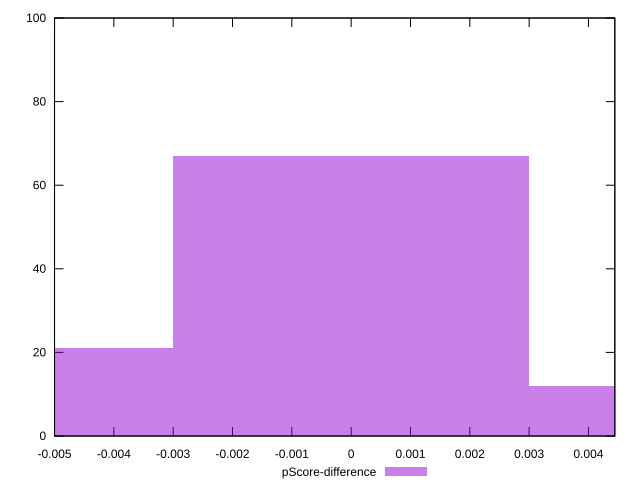

Recreate this plot in gnuplot.
reset

$pScoreDifference <<EOF
0 67
0.005997518961783947 12
-0.005997518961783947 21
EOF

set key outside below
set boxwidth 0.005997518961783947
set xrange [-0.0050000000000000044:0.004444444444444473]
set yrange [0:100]
set trange [0:100]
set style fill transparent solid 0.5 noborder
set terminal svg size 640, 490 enhanced background rgb 'white'
set output "report_00017_2021-02-10T15-08-03.406Z/render-blocking-resources/samples/pages+cached+noadtech/pScore-difference/histogram.svg"

plot $pScoreDifference title "pScore-difference" with boxes

reset
